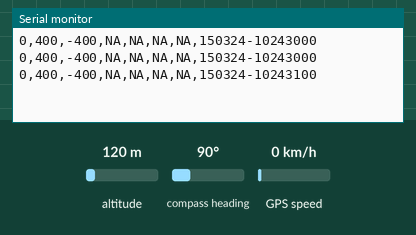
A sketch run on a simulated Arduino Uno, built with avr-gcc and run on an emulated ATmega328P. Shown: the last lines printed to the serial monitor. Wiring (inferred from the names in the program): HMC5883L compass at I2C address 0x1E. The inputs (shaded band) are chosen by the test bench; at power-on: compass heading 90°, GPS speed 0 km/h, altitude 120 m. The GPS gets a fix after 3 s at 37.7749, -122.4194 with 8 satellites.

Above: at 1.2 s.
1.3 s: compass heading set to 7°
At 3.5 s:
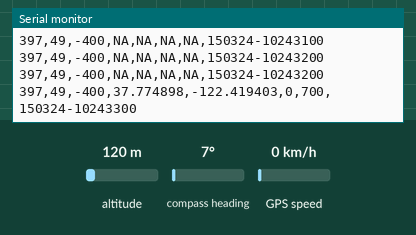
5.1 s: GPS speed set to 2 km/h
At 5.6 s:
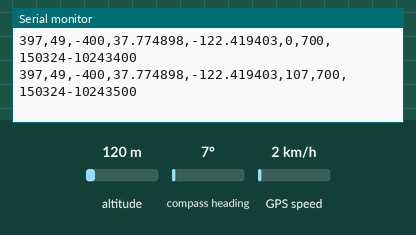
6.6 s: compass heading set to 90°
At 7.7 s:
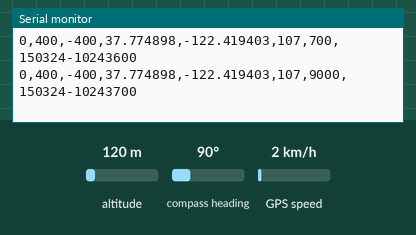
Timing chart, 0 to 9.6 s (numbered marks = the images above; inputs shaded):
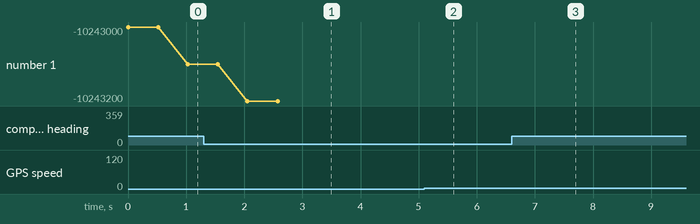

Measured:
- after the input at 1.3 s, the serial monitor: prints a new line after 0.25 s (image 1)
- after the input at 5.1 s, the serial monitor: prints a new line after 0.07 s (image 2)
- after the input at 6.6 s, the serial monitor: prints a new line after 0.15 s (image 3)

The sketch:

Comp_GPS.ino
```cpp
#include <Wire.h> //I2C Arduino Library
#include <TinyGPS++.h>
#include <SoftwareSerial.h>

#define addr 0x1E //I2C Address for The HMC5883

static const int RxPin_GPS = 2, TxPin_GPS = 3;
static const uint32_t baud_GPS = 9600;

TinyGPSPlus GPS;
SoftwareSerial port_GPS(RxPin_GPS,TxPin_GPS);

void setup(){

  Serial.begin(9600);
  Wire.begin();
  // Set up compass
  Wire.beginTransmission(addr); //start talking
  Wire.write(0x02); // Set the Register
  Wire.write(0x00); // Tell the HMC5883 to Continuously Measure
  Wire.endTransmission();

  // Set up soft serials
  port_GPS.begin(baud_GPS);
}


void loop(){

  int x,y,z; //triple axis data

  //Tell the HMC what regist to begin writing data into
  Wire.beginTransmission(addr);
  Wire.write(0x03); //start with register 3.
  Wire.endTransmission();


 //Read the data.. 2 bytes for each axis.. 6 total bytes
  Wire.requestFrom(addr, 6);
  if(6<=Wire.available()){
    x = Wire.read()<<8; //MSB  x
    x |= Wire.read(); //LSB  x
    z = Wire.read()<<8; //MSB  z
    z |= Wire.read(); //LSB z
    y = Wire.read()<<8; //MSB y
    y |= Wire.read(); //LSB y
  }

  // Show Values -- note these should be divided by gain to get field stregth
  Serial.print(x);
  Serial.print(",");
  Serial.print(y);
  Serial.print(",");
  Serial.print(z);
  Serial.print(",");
  read_GPS();
  Serial.println();

  delay(500);
}

void read_GPS ()
{
  int startmilli = millis();
  while( (port_GPS.available() > 0) )//&& (millis()-startmilli < 80) )
  {
  if(GPS.encode(port_GPS.read())==1)
  break;
  }

    if(GPS.location.isValid())
    {
      Serial.print(GPS.location.lat(),6);
      Serial.print(",");
      Serial.print(GPS.location.lng(),6);
    } else {Serial.print("NA,NA");}
    Serial.print(",");
    if(GPS.speed.isValid())
    {
      Serial.print(GPS.speed.value());
    } else Serial.print("NA");
    Serial.print(",");
    if(GPS.course.isValid())
    {
      Serial.print(GPS.course.value());
    } else Serial.print("NA");
    Serial.print(",");
    if(GPS.time.isValid())
    {
      Serial.print(GPS.date.value());
      Serial.print("-");
      Serial.print(GPS.time.value());
    }
    return;
  }
```
